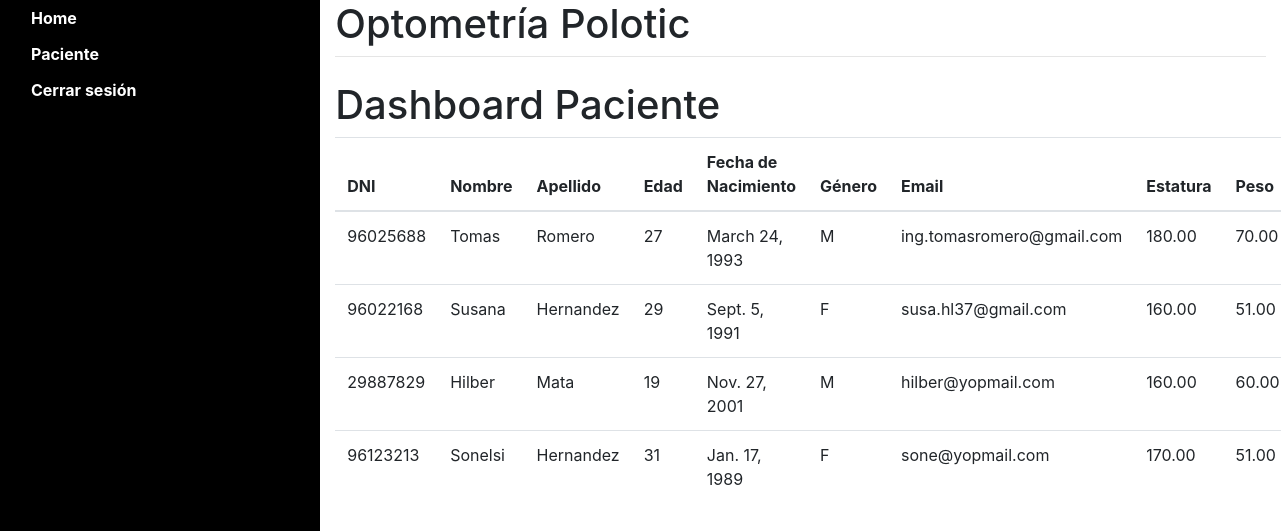
The page /paciente/ (signed in) on the database its author committed.
### paciente/models.py (models this page shows, shortened)
class Paciente(models.Model):
    GENERO_TYPE_CHOICES = (
        ('F',"FEMENINO"),
        ('M',"MASCULINO")
    )
    nombre =models.CharField(max_length=200)
    apellido=models.CharField(max_length=200)
    edad=models.IntegerField(blank=False)
    fechaNacimiento=models.DateField()
    genero=models.CharField(max_length=2,choices=GENERO_TYPE_CHOICES)
    email=models.EmailField()
    phone=models.CharField(max_length=13)
    direccion=models.CharField(max_length=300)
    documentoIdentidad=models.CharField("documento de identidad",max_length=10,unique=True)
    estatura=models.DecimalField(max_digits=6,decimal_places=2)
    peso=models.DecimalField(max_digits=6,decimal_places=2)

### paciente/views.py (the view)
# urls.py: path('paciente/', paciente.dashboard,name="paciente"),
def dashboard(request):
    paciente = Paciente.objects.all()
    return render(request, "paciente/dashboard.html",{"pacientes":paciente})

### paciente/templates/paciente/dashboard.html (shortened to what this page needs)
{% extends "layout.html" %}
{% block body %}
<h1>Dashboard Paciente</h1>
<table id="paciente" class="table table-condensed">
        <thead>
            <tr>
                <th>DNI</th>
                <th>Nombre</th>
                <th>Apellido</th>
                <th>Edad</th>
                <th>Fecha de Nacimiento</th>
                <th>Género</th>
                <th>Email</th>
                <th>Estatura</th>
                <th>Peso</th>
            </tr>
        </thead>
        <tbody>
            {% for paciente in pacientes %}
               <tr>
                   <td>{{paciente.documentoIdentidad}}</td>
                   <td>{{paciente.nombre}}</td>
                   <td>{{paciente.apellido}}</td>
                   <td>{{paciente.edad}}</td>
                   <td>{{paciente.fechaNacimiento}}</td>
                   <td>{{paciente.genero}}</td>
                   <td>{{paciente.email}}</td>
                   <td>{{paciente.estatura}}</td>
                   <td>{{paciente.peso}}</td>
               </tr>
            {% endfor %}
        </tbody>
</table>
{% endblock %}

### templates/layout.html (style rules this page uses)
body { margin: 0px; padding: 0px; }

### rows shown on the page
Paciente: documentoIdentidad "96025688", nombre "Tomas", apellido "Romero", edad "27", fechaNacimiento "March 24, 1993", genero "M", email "ing.tomasromero@gmail.com", estatura "180.00", peso "70.00"
Paciente: documentoIdentidad "96022168", nombre "Susana", apellido "Hernandez", edad "29", fechaNacimiento "Sept. 5, 1991", genero "F", email "susa.hl37@gmail.com", estatura "160.00", peso "51.00"
Paciente: documentoIdentidad "29887829", nombre "Hilber", apellido "Mata", edad "19", fechaNacimiento "Nov. 27, 2001", genero "M", email "hilber@yopmail.com", estatura "160.00", peso "60.00"
Paciente: documentoIdentidad "96123213", nombre "Sonelsi", apellido "Hernandez", edad "31", fechaNacimiento "Jan. 17, 1989", genero "F", email "sone@yopmail.com", estatura "170.00", peso "51.00"
